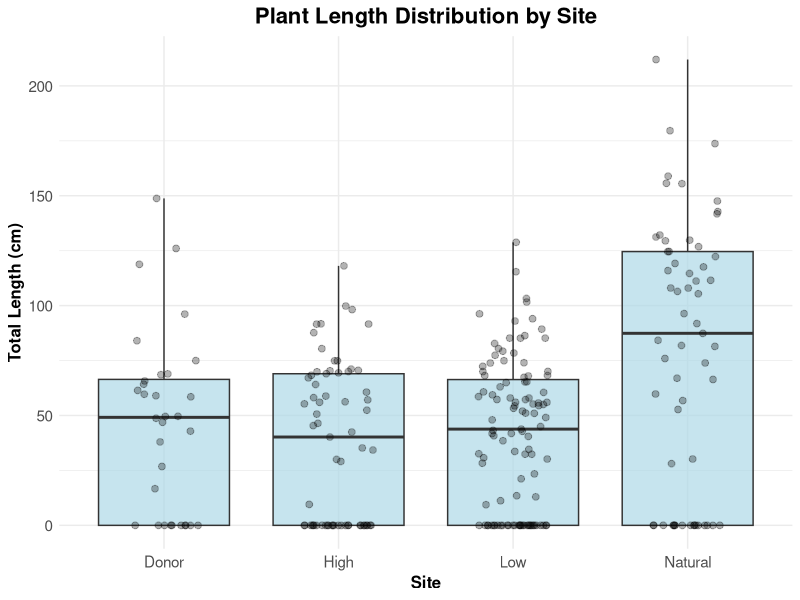
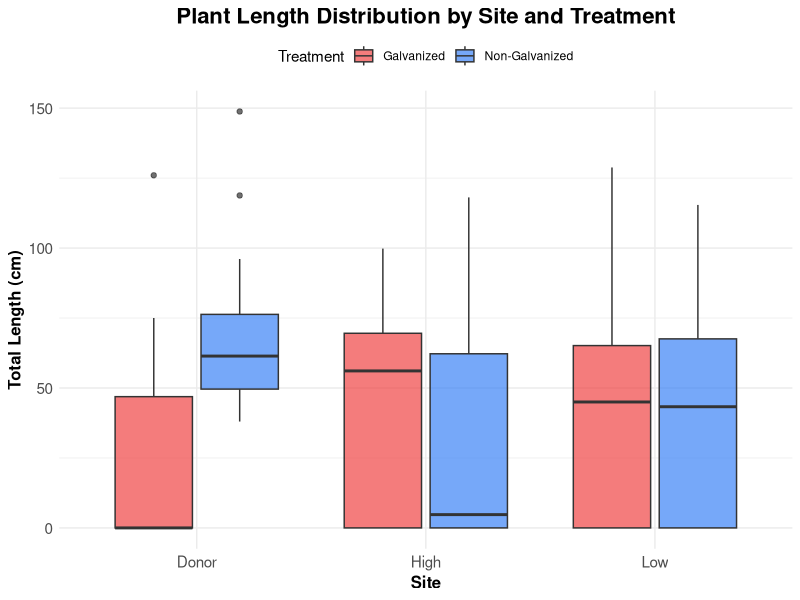
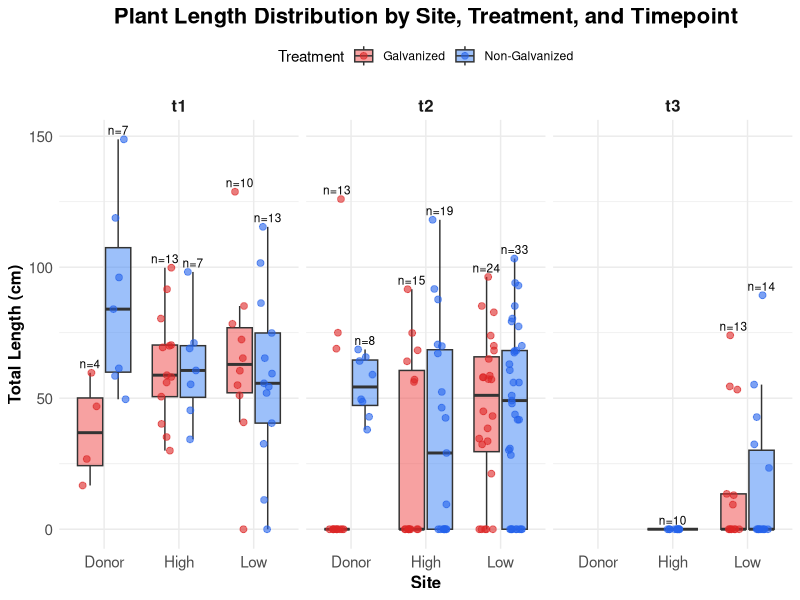
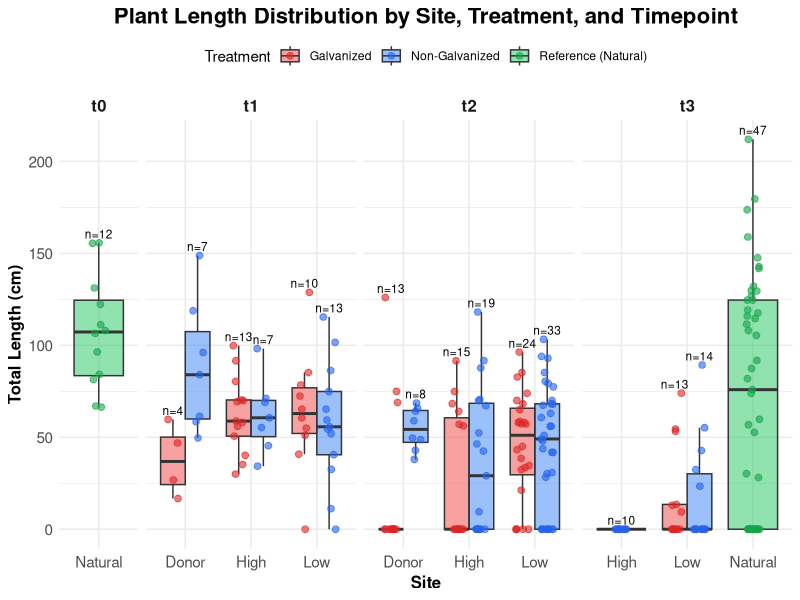

Generate these figures, in order, with R:
# Analysis of collected plants with measurements
# Load libraries
library(tidyverse)
library(ggplot2)

data<- read_csv("raw_data/plant_data.csv")

# Remove non-numeric IDs, keep only numeric plant IDs
data_id_only <- data %>%
  filter(!is.na(id), id != "", !grepl("[^0-9]", id))

data_natural <- data %>%
  filter(site == "natural")

# Filter for collected plants with measurement values
collected_with_measurements <- data_id_only %>%
  filter(!is.na(date_collected)) %>%
  # Check which measurement columns have data
  mutate(
    has_length = !is.na(length_measured) | !is.na(length_calculated >0),
    has_weight = !is.na(shoot_weight >0) | !is.na(rhizome_weight >0),
    has_blade_measurements = !is.na(b1_full),
    has_epiphytes = !is.na(epi_weight) & epi_weight > 0)

# Process natural shoots similarly
collected_natural <- data_natural %>%
  filter(!is.na(date_collected)) %>%
  mutate(
    has_length = !is.na(length_measured) | !is.na(length_calculated),
    has_weight = !is.na(shoot_weight) | !is.na(rhizome_weight),
    has_blade_measurements = !is.na(b1_full),
    has_epiphytes = !is.na(epi_weight) & epi_weight > 0,
    g_ng = "natural")  # Ensure natural shoots are marked

# Combine both datasets
collected_with_measurements <- bind_rows(collected_with_measurements, collected_natural)

# Summary of what measurements we have
measurement_summary <- collected_with_measurements %>%
  summarise(
    total_collected = n(),
    has_length = sum(has_length, na.rm = TRUE),
    has_weight = sum(has_weight, na.rm = TRUE),
    has_blade_measurements = sum(has_blade_measurements, na.rm = TRUE),
    has_epiphytes = sum(has_epiphytes, na.rm = TRUE))

print(measurement_summary)

# Look at key measurement variables
key_measurements <- collected_with_measurements %>%
  select(id, site, collection_point, g_ng, 
         length_measured, length_calculated, 
         shoot_weight, rhizome_weight,
         blade_number_tx, epi_weight,
         b1_full, b2_full, b3_full, b4_full)

print(head(key_measurements, 20))

# Analyze length of collected plants per site

# First, let's see what length data we have
# Create length data including natural shoots
length_data_all <- collected_with_measurements %>%
  filter(!is.na(site), site %in% c("donor", "high", "low", "natural")) %>%
  mutate(
    total_length = as.numeric(ifelse(!is.na(length_measured), length_measured, length_calculated))) %>%
  filter(!is.na(total_length))

# First, convert total_length to numeric (this will coerce any non-numeric values to NA)
length_data <- length_data_all %>%
  mutate(total_length = as.numeric(total_length))

# Then run your summary
length_summary_site <- length_data_all %>%
  group_by(site) %>%
  summarise(
    n = n(),
    mean_length = mean(total_length, na.rm = TRUE),
    sd_length = sd(total_length, na.rm = TRUE),
    median_length = median(total_length, na.rm = TRUE),
    min_length = min(total_length, na.rm = TRUE),
    max_length = max(total_length, na.rm = TRUE))
print(length_summary_site)

# Summary by site and treatment
length_summary_site_treatment <- length_data %>%
  filter(!is.na(g_ng), g_ng %in% c("g", "ng")) %>%
  group_by(site, g_ng) %>%
  summarise(
    n = n(),
    mean_length = mean(total_length, na.rm = TRUE),
    sd_length = sd(total_length, na.rm = TRUE),
    median_length = median(total_length, na.rm = TRUE),
    .groups = 'drop')

print(length_summary_site_treatment)

# Boxplot of length by site
ggplot(length_data, aes(x = site, y = total_length)) +
  geom_boxplot(fill = "lightblue", alpha = 0.7) +
  geom_jitter(width = 0.2, alpha = 0.3, size = 2) +
  labs(title = "Plant Length Distribution by Site",
       x = "Site",
       y = "Total Length (cm)") +
  scale_x_discrete(labels = c("donor" = "Donor", "high" = "High", 
                              "low" = "Low", "natural" = "Natural")) +
  theme_minimal() +
  theme(
    plot.title = element_text(size = 16, face = "bold", hjust = 0.5),
    axis.title = element_text(size = 12, face = "bold"),
    axis.text = element_text(size = 11))

# Boxplot by site and treatment
length_data_treatment <- length_data %>%
  filter(!is.na(g_ng), g_ng %in% c("g", "ng"))

ggplot(length_data_treatment, aes(x = site, y = total_length, fill = g_ng)) +
  geom_boxplot(alpha = 0.7) +
  scale_fill_manual(values = c("g" = "#ef4444", "ng" = "#3b82f6"),
                    labels = c("g" = "Galvanized", "ng" = "Non-Galvanized"),
                    name = "Treatment") +
  labs(title = "Plant Length Distribution by Site and Treatment",
       x = "Site",
       y = "Total Length (cm)") +
  scale_x_discrete(labels = c("donor" = "Donor", "high" = "High", "low" = "Low")) +
  theme_minimal() +
  theme(
    plot.title = element_text(size = 16, face = "bold", hjust = 0.5),
    axis.title = element_text(size = 12, face = "bold"),
    axis.text = element_text(size = 11),
    legend.position = "top")

# Calculate sample sizes and max values for positioning
n_labels <- length_data_treatment %>%
  group_by(site, g_ng, collection_point) %>%
  summarise(
    n = sum(!is.na(total_length)),
    max_val = max(total_length, na.rm = TRUE),
    .groups = "drop")

# Create the plot with points and n values above
ggplot(length_data_treatment, aes(x = site, y = total_length, fill = g_ng)) +
  geom_boxplot(alpha = 0.5, outlier.shape = NA) +
  geom_point(aes(color = g_ng), 
             position = position_jitterdodge(jitter.width = 0.2, dodge.width = 0.75),
             alpha = 0.6, size = 2) +
  geom_text(data = n_labels, 
            aes(x = site, y = max_val, label = paste0("n=", n)),
            position = position_dodge(width = 0.75),
            vjust = -0.5,
            size = 3) +
  facet_wrap(~collection_point, nrow = 1) +
  scale_fill_manual(values = c("g" = "#ef4444", "ng" = "#3b82f6"),
                    labels = c("g" = "Galvanized", "ng" = "Non-Galvanized"),
                    name = "Treatment") +
  scale_color_manual(values = c("g" = "#dc2626", "ng" = "#2563eb"),
                     labels = c("g" = "Galvanized", "ng" = "Non-Galvanized"),
                     name = "Treatment") +
  labs(title = "Plant Length Distribution by Site, Treatment, and Timepoint",
       x = "Site",
       y = "Total Length (cm)") +
  scale_x_discrete(labels = c("donor" = "Donor", "high" = "High", "low" = "Low")) +
  theme_minimal() +
  theme(
    plot.title = element_text(size = 16, face = "bold", hjust = 0.5),
    axis.title = element_text(size = 12, face = "bold"),
    axis.text = element_text(size = 11),
    legend.position = "top",
    strip.text = element_text(size = 12, face = "bold"))

##Add reference of natural plants
# Now create the treatment comparison with natural reference
# Create length data with proper filtering
length_data_with_reference <- length_data_all %>%
  filter(!is.na(collection_point)) %>%
  mutate(
    treatment_group = case_when(
      g_ng == "g" ~ "Galvanized",
      g_ng == "ng" ~ "Non-Galvanized",
      g_ng == "natural" | site == "natural" ~ "Reference (Natural)",
      TRUE ~ "Other")) %>%
  filter(treatment_group != "Other") %>%
  # Remove treatment groups from t0 (keep only natural)
  filter(!(collection_point == "t0" & site != "natural")) %>%
  # Remove the single non-treatment observation from high site at t2
  filter(!(collection_point == "t2" & site == "high" & treatment_group == "Reference (Natural)"))

# Calculate sample sizes and max values for positioning
n_labels <- length_data_with_reference %>%
  group_by(site, treatment_group, collection_point) %>%
  summarise(
    n = sum(!is.na(total_length)),
    max_val = max(total_length, na.rm = TRUE),
    .groups = "drop")

# Create the plot
# Create the plot with fixed width boxplots
# Create the plot with consistent box widths
# Create the plot with consistent box widths using facet_grid
ggplot(length_data_with_reference, aes(x = site, y = total_length, fill = treatment_group)) +
  geom_boxplot(alpha = 0.5, outlier.shape = NA, 
               position = position_dodge(width = 0.75)) +
  geom_point(aes(color = treatment_group), 
             position = position_jitterdodge(jitter.width = 0.2, dodge.width = 0.75),
             alpha = 0.6, size = 2) +
  geom_text(data = n_labels, 
            aes(x = site, y = max_val, label = paste0("n=", n)),
            position = position_dodge(width = 0.75),
            vjust = -0.5,
            size = 3) +
  facet_grid(~ collection_point, scales = "free_x", space = "free_x") +
  scale_fill_manual(
    values = c("Galvanized" = "#ef4444", 
               "Non-Galvanized" = "#3b82f6",
               "Reference (Natural)" = "#22c55e"),
    name = "Treatment") +
  scale_color_manual(
    values = c("Galvanized" = "#dc2626", 
               "Non-Galvanized" = "#2563eb",
               "Reference (Natural)" = "#16a34a"),
    name = "Treatment") +
  labs(title = "Plant Length Distribution by Site, Treatment, and Timepoint",
       x = "Site",
       y = "Total Length (cm)") +
  scale_x_discrete(labels = c("donor" = "Donor", "high" = "High", "low" = "Low", "natural" = "Natural")) +
  theme_minimal() +
  theme(
    plot.title = element_text(size = 16, face = "bold", hjust = 0.5),
    axis.title = element_text(size = 12, face = "bold"),
    axis.text = element_text(size = 11),
    legend.position = "top",
    strip.text = element_text(size = 12, face = "bold"))

head(length_data_with_reference)
